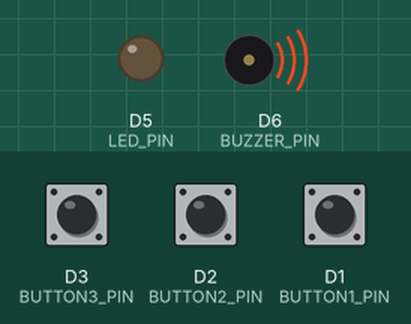
A sketch run on a simulated ESP8266 (NodeMCU). Parts: output pins drawn as LEDs (lit = HIGH), buzzer (waves = sounding). Inputs (shaded band) come from the test bench; at power-on: D1 (BUTTON1_PIN) HIGH, D3 (BUTTON3_PIN) HIGH, D2 (BUTTON2_PIN) HIGH. WiFi joins after 1.5 s; servers stay silent unless stated; what the sketch prints to the serial monitor is not drawn.

Above: at 3.2 s.
3.3 s: D1 (BUTTON1_PIN) pulled LOW for 1 s
At 3.75 s:
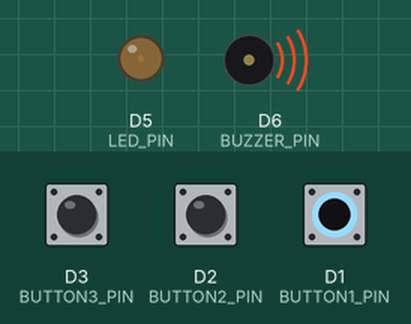
6.3 s: D1 (BUTTON1_PIN) pulled LOW for 3.2 s
At 10.7 s:
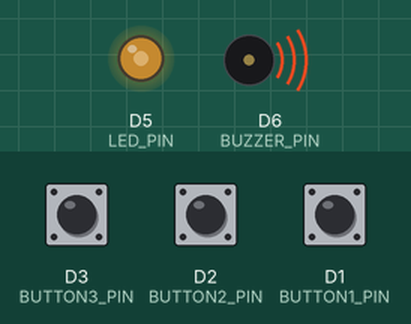
11.0 s: D1 (BUTTON1_PIN) pulled LOW for 0.15 s
At 12.2 s:
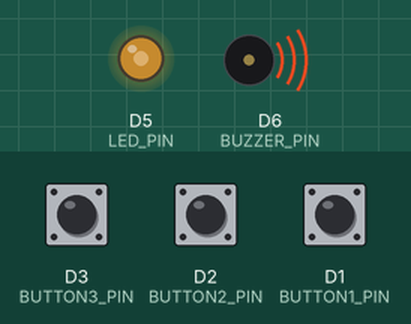
12.6 s: D1 (BUTTON1_PIN) pulled LOW for 3.2 s
At 17.0 s:
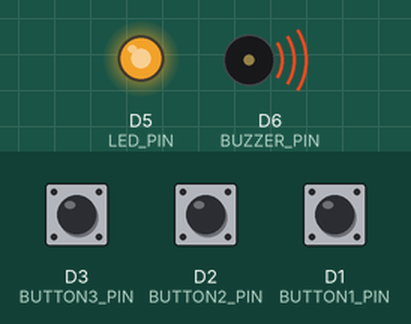
17.3 s: D3 (BUTTON3_PIN) pulled LOW for 0.15 s
At 18.0 s:
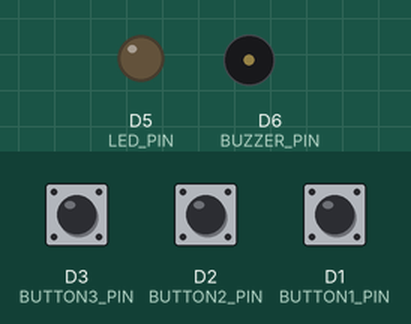
19.0 s: D3 (BUTTON3_PIN) pulled LOW for 1 s
At 20.6 s:
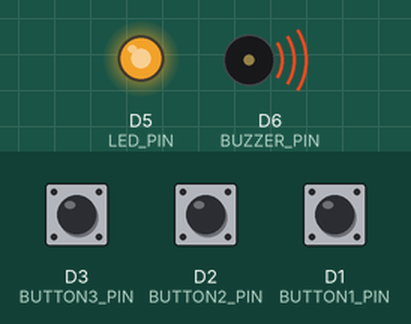
Timing chart, 0 to 22.1 s (numbered marks = the images above; inputs shaded):
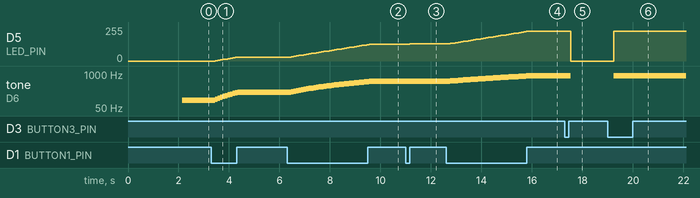

Measured:
- after the input at 3.3 s, D5 (LED_PIN): moves from 0/255 to 30/255 over 0.90 s, starting after 0.15 s; tone on D6 (BUZZER_PIN): plays 110 Hz for 0.10 s, 120 Hz for 0.10 s, 130 Hz for 0.10 s, 140 Hz for 0.10 s, 150 Hz for 0.10 s, 160 Hz for 0.10 s … (10 notes in this stretch), starting after 0.15 s
- after the input at 6.3 s, D5 (LED_PIN): moves from 30/255 to 126/255 over 3.1 s, starting after 0.16 s; tone on D6 (BUZZER_PIN): plays 210 Hz for 0.10 s, 220 Hz for 0.10 s, 230 Hz for 0.10 s, 240 Hz for 0.10 s, 250 Hz for 0.10 s, 260 Hz for 0.10 s … (32 notes in this stretch), starting after 0.16 s
- after the input at 11.0 s, D5 (LED_PIN): 126/255 → 129/255 after 0.17 s; tone on D6 (BUZZER_PIN): 520 Hz → 530 Hz after 0.17 s
- after the input at 12.6 s, D5 (LED_PIN): moves from 129/255 to 225/255 over 3.1 s, starting after 0.17 s; tone on D6 (BUZZER_PIN): plays 540 Hz for 0.10 s, 550 Hz for 0.10 s, 560 Hz for 0.10 s, 570 Hz for 0.10 s, 580 Hz for 0.10 s, 590 Hz for 0.10 s … (32 notes in this stretch), starting after 0.17 s
- after the input at 17.3 s, D5 (LED_PIN): 225/255 → 0/255 after 0.23 s; tone on D6 (BUZZER_PIN): 850 Hz → silent after 0.23 s
- after the input at 19.0 s, D5 (LED_PIN): 0/255 → 225/255 after 0.23 s; tone on D6 (BUZZER_PIN): silent → 850 Hz after 0.23 s

The sketch:

POSTTEST2_IOT.ino
```cpp
#include <ESP8266WiFi.h>
#include <WiFiClient.h>
#include <ESP8266WebServer.h>

#define BUTTON1_PIN D1
#define BUTTON2_PIN D2
#define BUTTON3_PIN D3
#define LED_PIN D5
#define BUZZER_PIN D6

int button1State;
int button2State;
int button3State;
int ledState = 0;
int buzzerState = 100;

int buttonPushCounter = 0;
int lastButtonState = 0;
boolean switchState;

const char* ssid = "Universitas Mulawarman";
const char* password = "";

ESP8266WebServer server(80);

void setup() {
  Serial.begin(115200);

  WiFi.begin(ssid, password);
  while (WiFi.status() != WL_CONNECTED) {
    delay(1000);
    Serial.println("Connecting to WiFi");
  }
  Serial.println("Connected to WiFi");
  Serial.println(WiFi.localIP());

  server.on("/", handle);
  server.begin();

  pinMode(LED_PIN, OUTPUT);
  pinMode(BUZZER_PIN, OUTPUT);
  pinMode(BUTTON1_PIN, INPUT_PULLUP);
  pinMode(BUTTON2_PIN, INPUT_PULLUP);
  pinMode(BUTTON3_PIN, INPUT_PULLUP);
}

void loop() {
  mainProgram();
  server.handleClient();
}

void handle() {
  String strLed = String(ledState);
  String strBuzzer = String(buzzerState);
  String response = "<html><body><center><h2> POSTTEST 2 IOT </h2><h2>LED State: " + strLed + "</h2><h2>Buzzer State: " + strBuzzer + "</h2></center></body></html>";
  server.send(200, "text/html", response);
}

void mainProgram() {
  button1State = digitalRead(BUTTON1_PIN);
  button2State = digitalRead(BUTTON2_PIN);
  button3State = digitalRead(BUTTON3_PIN);
  delay(100);

  if (button3State != lastButtonState) {
    if (button3State == LOW) {
      buttonPushCounter++;
    }
    delay(50);
  }
  lastButtonState = button3State;

  if (buttonPushCounter % 2 == 0) {
    if (!button1State) {
      if (0 <= ledState <= 249) {
        ledState += 3;
      }
      if (100 <= buzzerState <= 2500) {
        buzzerState += 10;
      }
    }
    if (!button2State) {
      if (0 <= ledState <= 249) {
        ledState -= 3;
      }
      if (100 < buzzerState <= 2500) {
        buzzerState -= 10;
      }
      if (ledState <= 0) {
        ledState = 0;
      }
      if (buzzerState <= 100){
        buzzerState = 100;
      }

    }

    tone(BUZZER_PIN, buzzerState);
    analogWrite(LED_PIN, ledState);
  } else {
    noTone(BUZZER_PIN);
    digitalWrite(LED_PIN, LOW);
  }
}
```
